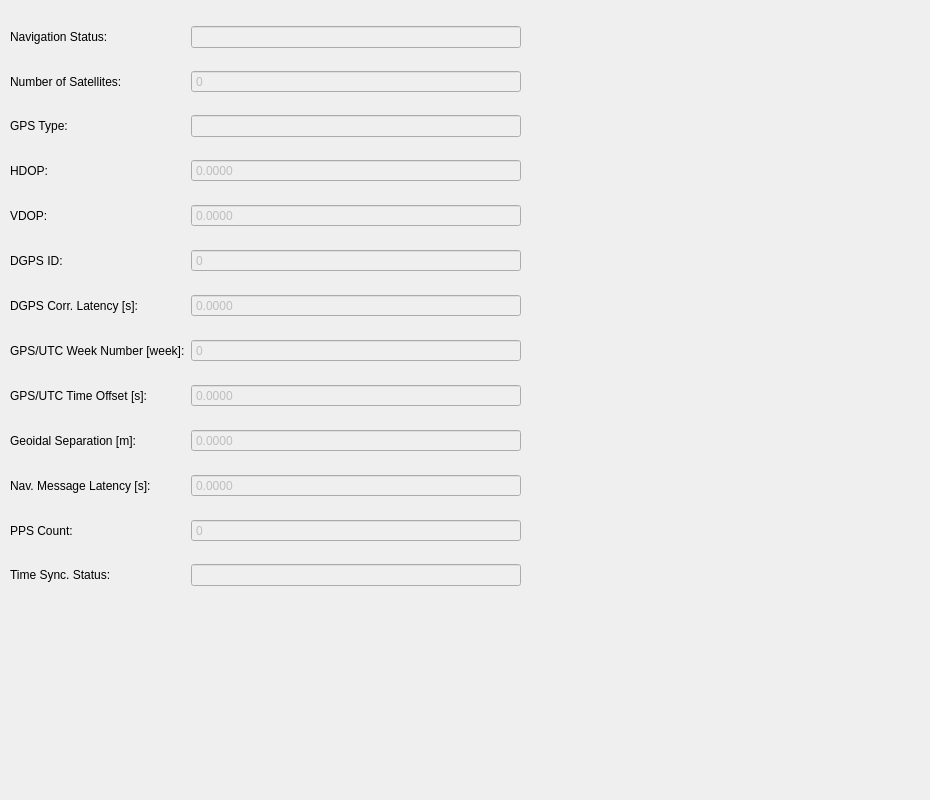
<?xml version="1.0" encoding="UTF-8"?>
<ui version="4.0">
 <class>PrimaryGPSControl</class>
 <widget class="QWidget" name="PrimaryGPSControl">
  <property name="geometry">
   <rect>
    <x>0</x>
    <y>0</y>
    <width>930</width>
    <height>800</height>
   </rect>
  </property>
  <property name="windowTitle">
   <string>Form</string>
  </property>
  <widget class="QWidget" name="gridLayoutWidget_2">
   <property name="geometry">
    <rect>
     <x>10</x>
     <y>10</y>
     <width>511</width>
     <height>596</height>
    </rect>
   </property>
   <layout class="QGridLayout" name="primaryGPSLayout">
    <item row="1" column="0">
     <widget class="QLabel" name="satPrimGPSLabel">
      <property name="text">
       <string>Number of Satellites:</string>
      </property>
     </widget>
    </item>
    <item row="0" column="0">
     <widget class="QLabel" name="navPrimGPSLabel">
      <property name="text">
       <string>Navigation Status:</string>
      </property>
     </widget>
    </item>
    <item row="1" column="1">
     <widget class="QSpinBox" name="satPrimGPSSpinBox">
      <property name="enabled">
       <bool>false</bool>
      </property>
      <property name="readOnly">
       <bool>true</bool>
      </property>
      <property name="buttonSymbols">
       <enum>QAbstractSpinBox::NoButtons</enum>
      </property>
      <property name="maximum">
       <number>1000000</number>
      </property>
     </widget>
    </item>
    <item row="2" column="0">
     <widget class="QLabel" name="primGPSTypelabel">
      <property name="text">
       <string>GPS Type:</string>
      </property>
     </widget>
    </item>
    <item row="9" column="0">
     <widget class="QLabel" name="geoidalPrimGPSLabel">
      <property name="text">
       <string>Geoidal Separation [m]:</string>
      </property>
     </widget>
    </item>
    <item row="9" column="1">
     <widget class="QDoubleSpinBox" name="geoidalPrimGPSSpinBox">
      <property name="enabled">
       <bool>false</bool>
      </property>
      <property name="readOnly">
       <bool>true</bool>
      </property>
      <property name="buttonSymbols">
       <enum>QAbstractSpinBox::NoButtons</enum>
      </property>
      <property name="decimals">
       <number>4</number>
      </property>
      <property name="minimum">
       <double>-1000000.000000000000000</double>
      </property>
      <property name="maximum">
       <double>1000000.000000000000000</double>
      </property>
     </widget>
    </item>
    <item row="12" column="0">
     <widget class="QLabel" name="timeStatusLabel">
      <property name="text">
       <string>Time Sync. Status:</string>
      </property>
     </widget>
    </item>
    <item row="3" column="0">
     <widget class="QLabel" name="label">
      <property name="text">
       <string>HDOP:</string>
      </property>
     </widget>
    </item>
    <item row="3" column="1">
     <widget class="QDoubleSpinBox" name="hdopSpinBox">
      <property name="enabled">
       <bool>false</bool>
      </property>
      <property name="readOnly">
       <bool>true</bool>
      </property>
      <property name="buttonSymbols">
       <enum>QAbstractSpinBox::NoButtons</enum>
      </property>
      <property name="decimals">
       <number>4</number>
      </property>
      <property name="minimum">
       <double>-1000000.000000000000000</double>
      </property>
      <property name="maximum">
       <double>1000000.000000000000000</double>
      </property>
     </widget>
    </item>
    <item row="4" column="0">
     <widget class="QLabel" name="label_2">
      <property name="text">
       <string>VDOP:</string>
      </property>
     </widget>
    </item>
    <item row="4" column="1">
     <widget class="QDoubleSpinBox" name="vdopSpinBox">
      <property name="enabled">
       <bool>false</bool>
      </property>
      <property name="readOnly">
       <bool>true</bool>
      </property>
      <property name="buttonSymbols">
       <enum>QAbstractSpinBox::NoButtons</enum>
      </property>
      <property name="decimals">
       <number>4</number>
      </property>
      <property name="minimum">
       <double>-1000000.000000000000000</double>
      </property>
      <property name="maximum">
       <double>1000000.000000000000000</double>
      </property>
     </widget>
    </item>
    <item row="6" column="0">
     <widget class="QLabel" name="label_3">
      <property name="text">
       <string>DGPS Corr. Latency [s]:</string>
      </property>
     </widget>
    </item>
    <item row="6" column="1">
     <widget class="QDoubleSpinBox" name="corrLatencySpinBox">
      <property name="enabled">
       <bool>false</bool>
      </property>
      <property name="readOnly">
       <bool>true</bool>
      </property>
      <property name="buttonSymbols">
       <enum>QAbstractSpinBox::NoButtons</enum>
      </property>
      <property name="decimals">
       <number>4</number>
      </property>
      <property name="minimum">
       <double>-1000000.000000000000000</double>
      </property>
      <property name="maximum">
       <double>1000000.000000000000000</double>
      </property>
     </widget>
    </item>
    <item row="7" column="0">
     <widget class="QLabel" name="label_4">
      <property name="text">
       <string>GPS/UTC Week Number [week]:</string>
      </property>
     </widget>
    </item>
    <item row="7" column="1">
     <widget class="QSpinBox" name="weekSpinBox">
      <property name="enabled">
       <bool>false</bool>
      </property>
      <property name="readOnly">
       <bool>true</bool>
      </property>
      <property name="buttonSymbols">
       <enum>QAbstractSpinBox::NoButtons</enum>
      </property>
     </widget>
    </item>
    <item row="8" column="0">
     <widget class="QLabel" name="label_5">
      <property name="text">
       <string>GPS/UTC Time Offset [s]:</string>
      </property>
     </widget>
    </item>
    <item row="8" column="1">
     <widget class="QDoubleSpinBox" name="offsetSpinBox">
      <property name="enabled">
       <bool>false</bool>
      </property>
      <property name="readOnly">
       <bool>true</bool>
      </property>
      <property name="buttonSymbols">
       <enum>QAbstractSpinBox::NoButtons</enum>
      </property>
      <property name="decimals">
       <number>4</number>
      </property>
      <property name="minimum">
       <double>-1000000.000000000000000</double>
      </property>
      <property name="maximum">
       <double>1000000.000000000000000</double>
      </property>
     </widget>
    </item>
    <item row="11" column="0">
     <widget class="QLabel" name="label_6">
      <property name="text">
       <string>PPS Count:</string>
      </property>
     </widget>
    </item>
    <item row="11" column="1">
     <widget class="QSpinBox" name="ppsSpinBox">
      <property name="enabled">
       <bool>false</bool>
      </property>
      <property name="readOnly">
       <bool>true</bool>
      </property>
      <property name="buttonSymbols">
       <enum>QAbstractSpinBox::NoButtons</enum>
      </property>
      <property name="minimum">
       <number>-1000000</number>
      </property>
      <property name="maximum">
       <number>1000000</number>
      </property>
     </widget>
    </item>
    <item row="5" column="0">
     <widget class="QLabel" name="label_7">
      <property name="text">
       <string>DGPS ID:</string>
      </property>
     </widget>
    </item>
    <item row="5" column="1">
     <widget class="QSpinBox" name="dgpsIDSpinBox">
      <property name="enabled">
       <bool>false</bool>
      </property>
      <property name="readOnly">
       <bool>true</bool>
      </property>
      <property name="buttonSymbols">
       <enum>QAbstractSpinBox::NoButtons</enum>
      </property>
      <property name="minimum">
       <number>-1000000</number>
      </property>
      <property name="maximum">
       <number>1000000</number>
      </property>
     </widget>
    </item>
    <item row="10" column="0">
     <widget class="QLabel" name="label_8">
      <property name="text">
       <string>Nav. Message Latency [s]:</string>
      </property>
     </widget>
    </item>
    <item row="10" column="1">
     <widget class="QDoubleSpinBox" name="navLatencySpinBox">
      <property name="enabled">
       <bool>false</bool>
      </property>
      <property name="readOnly">
       <bool>true</bool>
      </property>
      <property name="buttonSymbols">
       <enum>QAbstractSpinBox::NoButtons</enum>
      </property>
      <property name="decimals">
       <number>4</number>
      </property>
      <property name="minimum">
       <double>-1000000.000000000000000</double>
      </property>
      <property name="maximum">
       <double>1000000.000000000000000</double>
      </property>
     </widget>
    </item>
    <item row="0" column="1">
     <widget class="QLineEdit" name="navPrimGPSText">
      <property name="enabled">
       <bool>false</bool>
      </property>
      <property name="readOnly">
       <bool>true</bool>
      </property>
     </widget>
    </item>
    <item row="2" column="1">
     <widget class="QLineEdit" name="primGPSTypeText">
      <property name="enabled">
       <bool>false</bool>
      </property>
      <property name="readOnly">
       <bool>true</bool>
      </property>
     </widget>
    </item>
    <item row="12" column="1">
     <widget class="QLineEdit" name="timeStatusText">
      <property name="enabled">
       <bool>false</bool>
      </property>
      <property name="readOnly">
       <bool>true</bool>
      </property>
     </widget>
    </item>
   </layout>
  </widget>
 </widget>
 <resources/>
 <connections/>
</ui>
